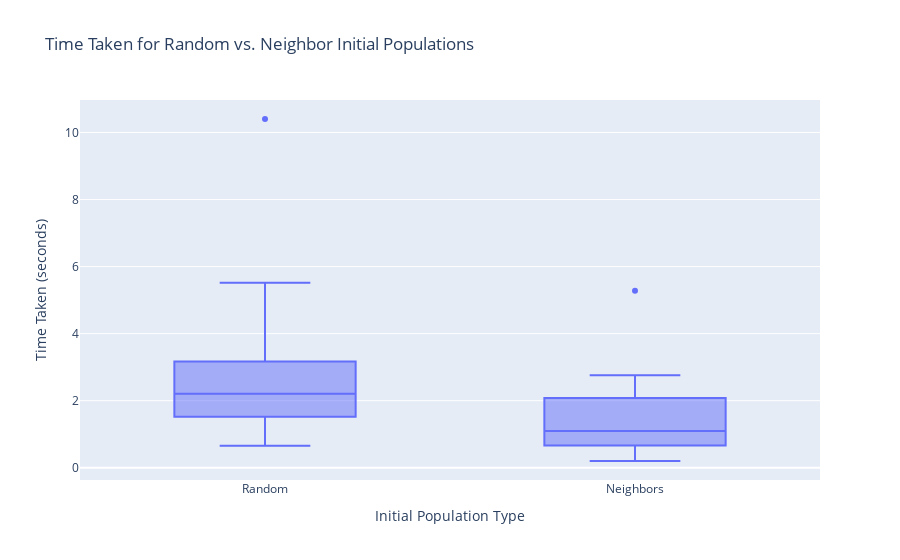
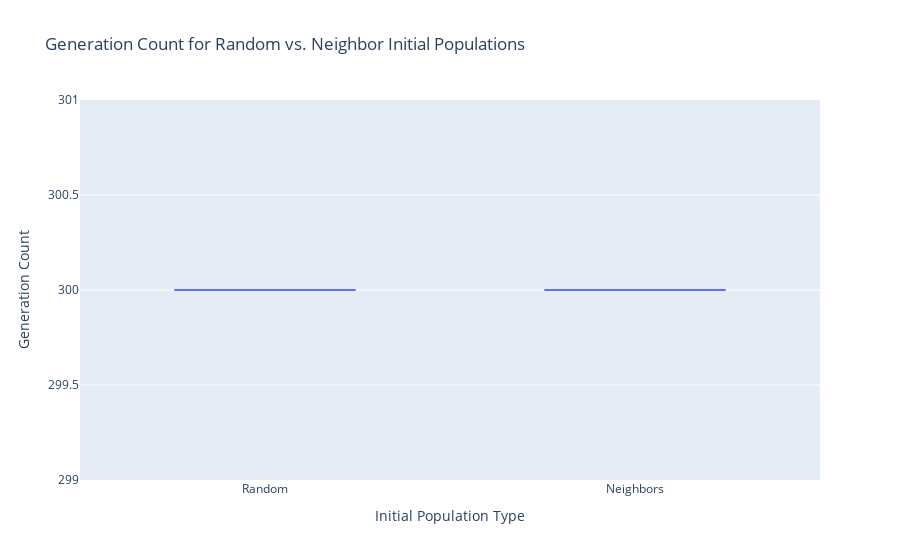
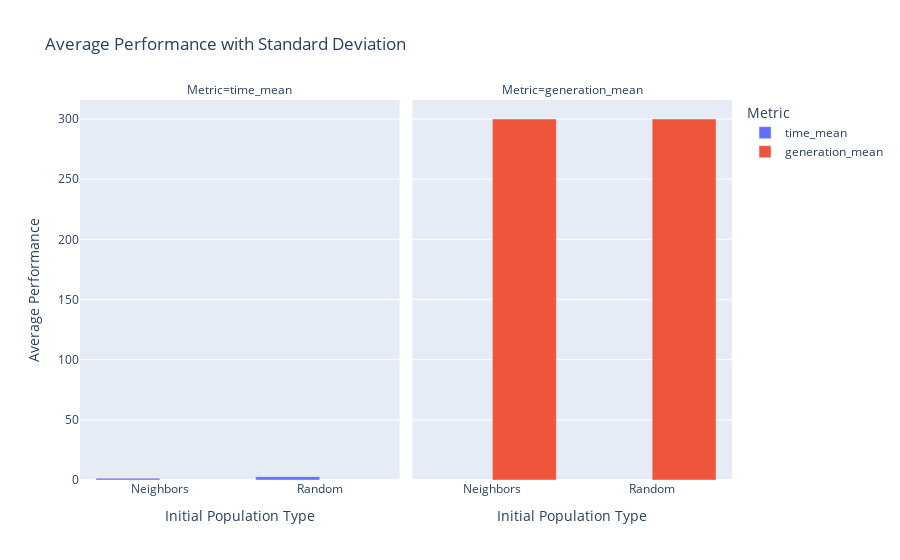

The notebook cell saved with these charts, in order:
### Code cell
# Run multiple trials and collect performance metrics
def run_multiple_trials(trials, initial_population):
    data = []
    
    for trial in range(trials):
        start_time = time.time()
        
        ga = GeneticAlgorithm(
            board_size=8,
            population_size=300,
            mutation_probability=0.15,
            initial_population=initial_population
        )
        
        ga.run()
        
        end_time = time.time()
        time_taken = end_time - start_time
        generation_count = len(ga.current_population)  # Assuming this tracks generations
        
        # Record trial data
        data.append({
            'trial': trial + 1,
            'time_taken': time_taken,
            'generation_count': generation_count,
            'initial_population_type': initial_population
        })
    
    return pd.DataFrame(data)

# Collect data for random and neighbor initial populations
trials = 20
data_random = run_multiple_trials(trials, 'Random')


data_neighbor = run_multiple_trials(trials, 'Neighbors')

# Combine data into one DataFrame for comparison
data = pd.concat([data_random, data_neighbor])

# Calculate summary statistics for time and generation count
summary_stats = data.groupby('initial_population_type').agg(
    time_mean=('time_taken', 'mean'),
    time_std=('time_taken', 'std'),
    generation_mean=('generation_count', 'mean'),
    generation_std=('generation_count', 'std')
).reset_index()

# Plotting the results using Plotly Express
# Time taken per trial for each initial population type
fig_time = px.box(data, x='initial_population_type', y='time_taken', 
                  title="Time Taken for Random vs. Neighbor Initial Populations",
                  labels={'time_taken': 'Time Taken (seconds)', 'initial_population_type': 'Initial Population Type'})

# Generation count per trial for each initial population type
fig_generation = px.box(data, x='initial_population_type', y='generation_count', 
                        title="Generation Count for Random vs. Neighbor Initial Populations",
                        labels={'generation_count': 'Generation Count', 'initial_population_type': 'Initial Population Type'})

# Summary statistics plot
fig_summary = px.bar(summary_stats, x='initial_population_type', y=['time_mean', 'generation_mean'], 
                     error_y=['time_std', 'generation_std'],
                     barmode='group',
                     title="Average Performance with Standard Deviation",
                     labels={'value': 'Average Performance', 'initial_population_type': 'Initial Population Type', 'variable': 'Metric'},
                     facet_col='variable')

# Display plots
fig_time.show()
fig_generation.show()
fig_summary.show()

### Figure 1 — Plotly figure (JSON) as saved in the notebook; plotly's stock layout.template omitted (floating-point values rounded to 4 significant figures)
{"data": [{"alignmentgroup": "True", "hovertemplate": "Initial Population Type=%{x}<br>Time Taken (seconds)=%{y}<extra></extra>", "legendgroup": "", "marker": {"color": "#636efa"}, "name": "", "notched": false, "offsetgroup": "", "orientation": "v", "showlegend": false, "type": "box", "x": ["Random", "Random", "Random", "Random", "Random", "Random", "Random", "Random", "Random", "Random", "Random", "Random", "Random", "Random", "Random", "Random", "Random", "Random", "Random", "Random", "Neighbors", "Neighbors", "Neighbors", "Neighbors", "Neighbors", "Neighbors", "Neighbors", "Neighbors", "Neighbors", "Neighbors", "Neighbors", "Neighbors", "Neighbors", "Neighbors", "Neighbors", "Neighbors", "Neighbors", "Neighbors", "Neighbors", "Neighbors"], "x0": " ", "xaxis": "x", "y": [4.775, 2.103, 10.4, 2.32, 0.6589, 1.057, 2.465, 1.805, 2.635, 1.233, 2.003, 5.521, 1.966, 2.961, 2.098, 2.612, 3.373, 0.9545, 3.404, 1.118, 1.862, 2.062, 0.6972, 0.9356, 1.705, 0.7748, 0.202, 1.008, 2.758, 2.099, 0.3376, 5.28, 0.7607, 1.622, 0.6343, 0.5682, 1.19, 0.5181, 2.357, 2.691], "y0": " ", "yaxis": "y"}], "layout": {"boxmode": "group", "legend": {"tracegroupgap": 0}, "title": {"text": "Time Taken for Random vs. Neighbor Initial Populations"}, "xaxis": {"anchor": "y", "domain": [0, 1], "title": {"text": "Initial Population Type"}}, "yaxis": {"anchor": "x", "domain": [0, 1], "title": {"text": "Time Taken (seconds)"}}}}

### Figure 2 — Plotly figure (JSON) as saved in the notebook; plotly's stock layout.template omitted (floating-point values rounded to 4 significant figures)
{"data": [{"alignmentgroup": "True", "hovertemplate": "Initial Population Type=%{x}<br>Generation Count=%{y}<extra></extra>", "legendgroup": "", "marker": {"color": "#636efa"}, "name": "", "notched": false, "offsetgroup": "", "orientation": "v", "showlegend": false, "type": "box", "x": ["Random", "Random", "Random", "Random", "Random", "Random", "Random", "Random", "Random", "Random", "Random", "Random", "Random", "Random", "Random", "Random", "Random", "Random", "Random", "Random", "Neighbors", "Neighbors", "Neighbors", "Neighbors", "Neighbors", "Neighbors", "Neighbors", "Neighbors", "Neighbors", "Neighbors", "Neighbors", "Neighbors", "Neighbors", "Neighbors", "Neighbors", "Neighbors", "Neighbors", "Neighbors", "Neighbors", "Neighbors"], "x0": " ", "xaxis": "x", "y": [300, 300, 300, 300, 300, 300, 300, 300, 300, 300, 300, 300, 300, 300, 300, 300, 300, 300, 300, 300, 300, 300, 300, 300, 300, 300, 300, 300, 300, 300, 300, 300, 300, 300, 300, 300, 300, 300, 300, 300], "y0": " ", "yaxis": "y"}], "layout": {"boxmode": "group", "legend": {"tracegroupgap": 0}, "title": {"text": "Generation Count for Random vs. Neighbor Initial Populations"}, "xaxis": {"anchor": "y", "domain": [0, 1], "title": {"text": "Initial Population Type"}}, "yaxis": {"anchor": "x", "domain": [0, 1], "title": {"text": "Generation Count"}}}}

### Figure 3 — Plotly figure (JSON) as saved in the notebook; plotly's stock layout.template omitted (floating-point values rounded to 4 significant figures)
{"data": [{"alignmentgroup": "True", "error_y": {"array": ["time_std", "generation_std"]}, "hovertemplate": "Metric=time_mean<br>Initial Population Type=%{x}<br>Average Performance=%{y}<extra></extra>", "legendgroup": "time_mean", "marker": {"color": "#636efa", "pattern": {"shape": ""}}, "name": "time_mean", "offsetgroup": "time_mean", "orientation": "v", "showlegend": true, "textposition": "auto", "type": "bar", "x": ["Neighbors", "Random"], "xaxis": "x", "y": [1.503, 2.773], "yaxis": "y"}, {"alignmentgroup": "True", "error_y": {"array": ["time_std", "generation_std"]}, "hovertemplate": "Metric=generation_mean<br>Initial Population Type=%{x}<br>Average Performance=%{y}<extra></extra>", "legendgroup": "generation_mean", "marker": {"color": "#EF553B", "pattern": {"shape": ""}}, "name": "generation_mean", "offsetgroup": "generation_mean", "orientation": "v", "showlegend": true, "textposition": "auto", "type": "bar", "x": ["Neighbors", "Random"], "xaxis": "x2", "y": [300, 300], "yaxis": "y2"}], "layout": {"annotations": [{"font": {}, "showarrow": false, "text": "Metric=time_mean", "x": 0.245, "xanchor": "center", "xref": "paper", "y": 1, "yanchor": "bottom", "yref": "paper"}, {"font": {}, "showarrow": false, "text": "Metric=generation_mean", "x": 0.755, "xanchor": "center", "xref": "paper", "y": 1, "yanchor": "bottom", "yref": "paper"}], "barmode": "group", "legend": {"title": {"text": "Metric"}, "tracegroupgap": 0}, "title": {"text": "Average Performance with Standard Deviation"}, "xaxis": {"anchor": "y", "domain": [0, 0.49], "title": {"text": "Initial Population Type"}}, "xaxis2": {"anchor": "y2", "domain": [0.51, 1], "matches": "x", "title": {"text": "Initial Population Type"}}, "yaxis": {"anchor": "x", "domain": [0, 1], "title": {"text": "Average Performance"}}, "yaxis2": {"anchor": "x2", "domain": [0, 1], "matches": "y", "showticklabels": false}}}
